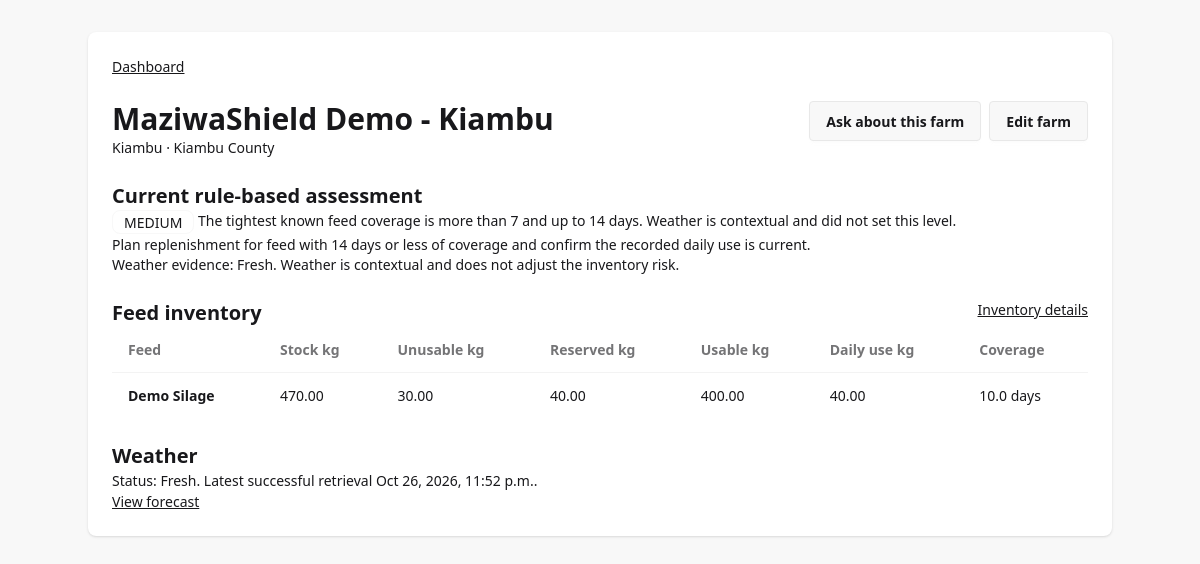
Page /farms/3/ (signed in) on the committed database.
### farms/models.py (models this page shows, shortened)
class Farm(models.Model):
    owner = models.ForeignKey(
        settings.AUTH_USER_MODEL,
        on_delete=models.PROTECT,
        related_name="farms",
    )
    name = models.CharField(max_length=150)
    county = models.CharField(max_length=100, blank=True)
    location = models.CharField(max_length=255)
    latitude = models.DecimalField(
        max_digits=9,
        decimal_places=6,
        null=True,
        blank=True,
        validators=[MinValueValidator(Decimal("-90")), MaxValueValidator(Decimal("90"))],
    )
    longitude = models.DecimalField(
        max_digits=9,
        decimal_places=6,
        null=True,
        blank=True,
        validators=[
            MinValueValidator(Decimal("-180")),
            MaxValueValidator(Decimal("180")),
        ],
    )
    created_at = models.DateTimeField(auto_now_add=True)
    updated_at = models.DateTimeField(auto_now=True)
    class Meta:
        ordering = ["name"]
        constraints = [
            models.CheckConstraint(
                condition=(
                    Q(latitude__isnull=True, longitude__isnull=True)
                    | Q(latitude__isnull=False, longitude__isnull=False)
                ),
                name="farm_coordinates_both_or_neither",
            ),
            models.CheckConstraint(
                condition=Q(latitude__isnull=True)
                | Q(latitude__gte=Decimal("-90"), latitude__lte=Decimal("90")),
                name="farm_latitude_in_range",
            ),
            models.CheckConstraint(
                condition=Q(longitude__isnull=True)
                | Q(longitude__gte=Decimal("-180"), longitude__lte=Decimal("180")),
                name="farm_longitude_in_range",
            ),
        ]

class FeedInventory(models.Model):
    farm = models.ForeignKey(
        Farm,
        on_delete=models.CASCADE,
        related_name="inventory",
    )
    feed_type = models.ForeignKey(
        FeedType,
        on_delete=models.PROTECT,
        related_name="inventory_records",
    )
    stock_kg = models.DecimalField(
        max_digits=12,
        decimal_places=2,
        validators=[MinValueValidator(Decimal("0"))],
    )
    unusable_kg = models.DecimalField(
        max_digits=12,
        decimal_places=2,
        default=Decimal("0"),
        validators=[MinValueValidator(Decimal("0"))],
    )
    reserved_kg = models.DecimalField(
        max_digits=12,
        decimal_places=2,
        default=Decimal("0"),
        validators=[MinValueValidator(Decimal("0"))],
    )
    daily_consumption_kg = models.DecimalField(
        max_digits=10,
        decimal_places=2,
        validators=[MinValueValidator(Decimal("0"))],
        help_text="Recorded daily consumption for this feed type.",
    )
    updated_at = models.DateTimeField(auto_now=True)
    class Meta:
        ordering = ["farm__name", "feed_type__name"]
        constraints = [
            models.UniqueConstraint(
                fields=["farm", "feed_type"],
                name="unique_farm_feed_inventory",
            ),
            models.CheckConstraint(
                condition=Q(stock_kg__gte=0),
                name="inventory_stock_nonnegative",
            ),
            models.CheckConstraint(
                condition=Q(unusable_kg__gte=0),
                name="inventory_unusable_nonnegative",
            ),
            models.CheckConstraint(
                condition=Q(reserved_kg__gte=0),
                name="inventory_reserved_nonnegative",
            ),
            models.CheckConstraint(
                condition=Q(daily_consumption_kg__gte=0),
                name="inventory_consumption_nonnegative",
            ),
            models.CheckConstraint(
                condition=Q(unusable_kg__lte=models.F("stock_kg")),
                name="inventory_unusable_not_above_stock",
            ),
            models.CheckConstraint(
                condition=Q(reserved_kg__lte=models.F("stock_kg")),
                name="inventory_reserved_not_above_stock",
            ),
            models.CheckConstraint(
                condition=Q(
                    unusable_kg__lte=(
                        models.F("stock_kg") - models.F("reserved_kg")
                    )
                ),
                name="inventory_usable_stock_nonnegative",
            ),
        ]
    @property
    def usable_stock_kg(self):
        return (
            self.stock_kg
            - self.unusable_kg
            - self.reserved_kg
        )
    @property
    def coverage_days(self):
        if self.daily_consumption_kg is None or self.daily_consumption_kg <= 0:
            return None
        return self.usable_stock_kg / self.daily_consumption_kg

class FeedType(models.Model):
    class Category(models.TextChoices):
        HAY = "hay", "Hay"
        SILAGE = "silage", "Silage"
        PASTURE = "pasture", "Pasture"
        CONCENTRATE = "concentrate", "Concentrate"
        OTHER = "other", "Other"
    name = models.CharField(max_length=100, unique=True)
    category = models.CharField(
        max_length=20,
        choices=Category.choices,
        default=Category.OTHER,
    )
    description = models.TextField(blank=True, null=True)
    created_at = models.DateTimeField(auto_now_add=True)
    class Meta:
        ordering = ["name"]

### weather/models.py (models this page shows, shortened)
class WeatherForecastRun(models.Model):
    class Source(models.TextChoices):
        OPEN_METEO = "open_meteo", "Open-Meteo"
    class Status(models.TextChoices):
        SUCCESS = "SUCCESS", "Success"
        PARTIAL = "PARTIAL", "Partial"
        FAILED = "FAILED", "Failed"
    farm = models.ForeignKey(
        "farms.Farm",
        on_delete=models.CASCADE,
        related_name="weather_forecast_runs",
    )
    source = models.CharField(max_length=100, choices=Source.choices)
    fetched_at = models.DateTimeField(default=timezone.now)
    requested_latitude = models.DecimalField(
        max_digits=9,
        decimal_places=6,
        null=True,
        blank=True,
    )
    requested_longitude = models.DecimalField(
        max_digits=9,
        decimal_places=6,
        null=True,
        blank=True,
    )
    provider_timezone = models.CharField(max_length=100, null=True, blank=True)
    status = models.CharField(max_length=10, choices=Status.choices)
    error_summary = models.CharField(max_length=255, null=True, blank=True)
    created_at = models.DateTimeField(auto_now_add=True)
    class Meta:
        ordering = ["-fetched_at", "-pk"]
        indexes = [
            models.Index(fields=["farm", "-fetched_at"], name="weather_run_farm_time_idx"),
            models.Index(
                fields=["farm", "status", "-fetched_at"],
                name="weather_run_usable_idx",
            ),
        ]

### core/views.py (the view)
# urls.py: path('farms/<int:farm_id>/', views.farm_detail, name="farm_detail"),
@login_required
def farm_detail(request, farm_id):
  from django.shortcuts import get_object_or_404
  from weather.services.forecasts import forecast_freshness, last_successful_retrieval
  from weather.views import _farm_local_today
  farm = get_object_or_404(Farm, pk=farm_id, owner=request.user)
  result = evaluate_farm_risk(farm, persist=False)
  today = _farm_local_today()
  return render(request, "farms/farm_detail.html", {
    "farm": farm, "risk": result, "inventory": farm.inventory.select_related("feed_type"),
    "weather": forecast_freshness(farm, today), "last_retrieval": last_successful_retrieval(farm),
  })

### monitoring/services/risk.py (called while the page is built)
def _threshold(name, default):
    try:
        value = Decimal(str(getattr(settings, name, default)))
    except (InvalidOperation, TypeError, ValueError):
        return default
    if not value.is_finite() or value <= 0:
        return default
    return value

def _inventory_risk(coverage, high_days, medium_days):
    if coverage is None:
        return "UNKNOWN"
    if coverage <= high_days:
        return "HIGH"
    if coverage <= medium_days:
        return "MEDIUM"
    return "LOW"

def _farm_date(now):
    zone_name = getattr(settings, "WEATHER_PROVIDER_TIMEZONE", "Africa/Nairobi")
    try:
        zone = ZoneInfo(zone_name)
        return now.astimezone(zone).date()
    except (ZoneInfoNotFoundError, ValueError):
        return timezone.localdate(now)

def _recommendation(level, inventory_items):
    if level == "HIGH":
        return "Review the listed feed balances and arrange replenishment or a verified alternative for feed with 7 days or less of coverage."
    if level == "MEDIUM":
        return "Plan replenishment for feed with 14 days or less of coverage and confirm the recorded daily use is current."
    if level == "LOW":
        return "Continue routine stock checks and keep feed quantities and daily use up to date."
    return "Record a positive daily consumption value and inventory before relying on a coverage estimate."

### weather/services/forecasts.py (called while the page is built)
def _forecast_settings():
    horizon = int(getattr(settings, "WEATHER_FORECAST_DAYS", DEFAULT_FORECAST_DAYS))
    if not 1 <= horizon <= 16:
        horizon = DEFAULT_FORECAST_DAYS
    provider_timezone = getattr(
        settings,
        "WEATHER_PROVIDER_TIMEZONE",
        DEFAULT_PROVIDER_TIMEZONE,
    )
    timeout = float(getattr(settings, "WEATHER_HTTP_TIMEOUT_SECONDS", 15))
    return horizon, provider_timezone, timeout

def models_q_usable_records():
    return (
        Q(precipitation_mm__isnull=False)
        | Q(temperature_min_c__isnull=False)
        | Q(temperature_max_c__isnull=False)
    )

def _usable_records(farm, forecast_date=None):
    queryset = WeatherRecord.objects.filter(
        forecast_run__farm=farm,
        forecast_run__status__in=[
            WeatherForecastRun.Status.SUCCESS,
            WeatherForecastRun.Status.PARTIAL,
        ],
    ).filter(models_q_usable_records())
    if forecast_date is not None:
        queryset = queryset.filter(forecast_date=forecast_date)
    return queryset.order_by("-forecast_run__fetched_at", "-forecast_run_id", "-pk")

### templates/farms/farm_detail.html
{% extends 'base.html' %}{% block title %}{{ farm.name }} | MaziwaShield{% endblock %}{% block content %}
<main class="min-h-screen bg-base-200 p-4 sm:p-8"><article class="card mx-auto max-w-5xl bg-base-100 shadow"><div class="card-body space-y-4"><a class="link w-fit" href="{% url 'core:dashboard' %}">Dashboard</a><div class="flex flex-wrap justify-between gap-3"><div><h1 class="text-3xl font-bold">{{ farm.name }}</h1><p>{% if farm.county %}{{ farm.county }} · {% endif %}{{ farm.location }}</p></div><div class="flex gap-2"><a class="btn" href="{% url 'assistantAnalytics:ask' %}?farm={{ farm.id }}">Ask about this farm</a><a class="btn" href="{% url 'core:farm_edit' farm.id %}">Edit farm</a></div></div><section><h2 class="text-xl font-semibold">Current rule-based assessment</h2><p><span class="badge">{{ risk.risk_level }}</span> {{ risk.explanation }}</p><p>{{ risk.recommended_action }}</p><p class="text-sm">Weather evidence: {{ risk.weather.status|title }}. Weather is contextual and does not adjust the inventory risk.</p></section><section><div class="flex justify-between"><h2 class="text-xl font-semibold">Feed inventory</h2><a class="link" href="{% url 'core:inventory_list' farm.id %}">Inventory details</a></div>{% if inventory %}<div class="overflow-x-auto"><table class="table table-zebra"><thead><tr><th>Feed</th><th>Stock kg</th><th>Unusable kg</th><th>Reserved kg</th><th>Usable kg</th><th>Daily use kg</th><th>Coverage</th></tr></thead><tbody>{% for item in inventory %}<tr><th>{{ item.feed_type.name }}</th><td>{{ item.stock_kg }}</td><td>{{ item.unusable_kg }}</td><td>{{ item.reserved_kg }}</td><td>{{ item.usable_stock_kg }}</td><td>{{ item.daily_consumption_kg }}</td><td>{% if item.coverage_days is not None %}{{ item.coverage_days|floatformat:1 }} days{% else %}Unknown{% endif %}</td></tr>{% endfor %}</tbody></table></div>{% else %}<div role="alert" class="alert alert-info">No feed inventory has been recorded.</div>{% endif %}</section><section><h2 class="text-xl font-semibold">Weather</h2><p>Status: {{ weather.status|title }}. {% if last_retrieval %}Latest successful retrieval {{ last_retrieval.fetched_at|date:'M j, Y, P' }}.{% else %}No successful retrieval is available.{% endif %}</p><a class="link" href="{% url 'weather:farm_forecast' farm.id %}">View forecast</a></section></div></article></main>{% endblock %}

### rows in the picture
Farm: name "MaziwaShield Demo - Kiambu", county "Kiambu", location "Kiambu County"
FeedInventory: feed_type.name "Demo Silage", stock_kg "470.00", unusable_kg "30.00", reserved_kg "40.00", usable_stock_kg "400.00", daily_consumption_kg "40.00", coverage_days "10.0"
WeatherForecastRun: fetched_at "Oct 26, 2026, 11:52 p.m."

### other values in the picture
{{ risk.risk_level }} "MEDIUM"
{{ risk.explanation }} "The tightest known feed coverage is more than 7 and up to 14 days. Weather is contextual and did not set this level."
{{ risk.recommended_action }} "Plan replenishment for feed with 14 days or less of coverage and confirm the recorded daily use is current."
{{ risk.weather.status|title }} "Fresh"
{{ weather.status|title }} "Fresh"
